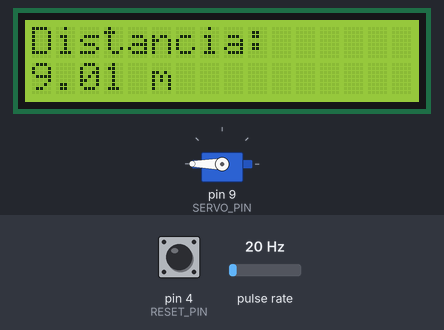
The sketch below on a simulated Arduino Uno, built with avr-gcc and run on an emulated ATmega328P. Parts: servo, 16×2 character LCD. Wiring (inferred from the names in the program): pulse sensor: data pin 2. The test bench sets the inputs (shaded band); at power-on: pin 4 (RESET_PIN) HIGH, pulse rate 20 Hz. What the sketch prints to the serial monitor is not drawn.

Above: at 3.2 s.
3.3 s: pin 4 (RESET_PIN) pulled LOW for 0.15 s
At 3.7 s:
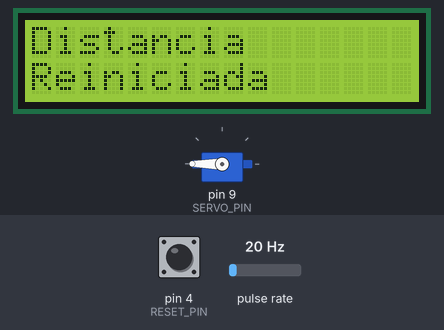
6.4 s: pulse rate (sensor on pin 2) set to 4 Hz
At 7.6 s:
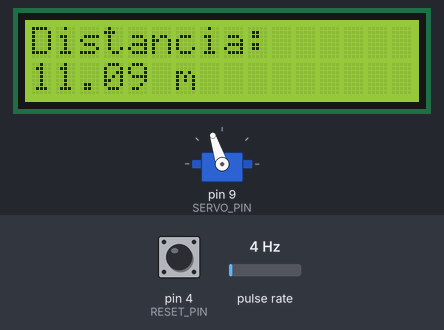
9.4 s: pulse rate (sensor on pin 2) set to 50 Hz
At 10.6 s:
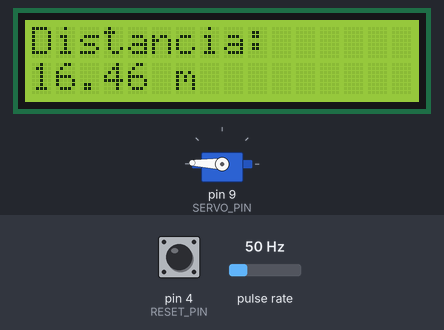
12.3 s: pin 4 (RESET_PIN) pulled LOW for 1 s
At 13.3 s:
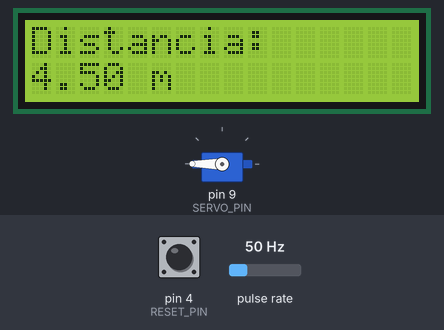
15.3 s: pulse rate (sensor on pin 2) set to 100 Hz
At 16.6 s:
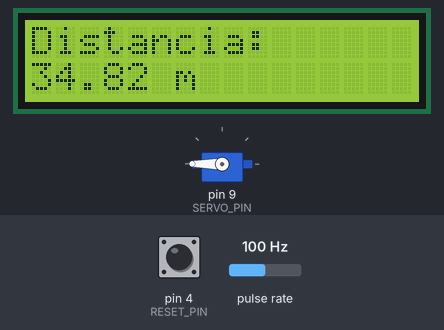
Timing chart, 0 to 18.3 s (numbered marks = the images above; inputs shaded):
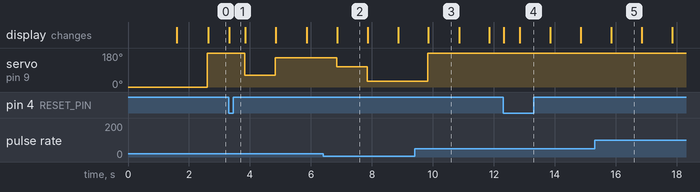

The sketch:

gokart_instruments.ino
```cpp
#include <Wire.h>
#include <LiquidCrystal_I2C.h>
#include <Servo.h>
// =====================================================
// CONFIGURACION GENERAL
// =====================================================
// ---------------- SENSOR HALL DELANTERO ----------------
const byte HALL_PIN = 2;          // Pin con interrupcion
const int IMANES = 4;             // 4 imanes en la rueda
volatile unsigned long pulsosHall = 0;
// ---------------- BOTON RESET ----------------
const byte RESET_PIN = 4;

// ---------------- SERVOMOTOR TACOMETRO ----------------
const byte SERVO_PIN = 9;
Servo tacometro;
// ---------------- LCD I2C ----------------
LiquidCrystal_I2C lcd(0x27, 16, 2);
// =====================================================
// DATOS DE LA RUEDA
// =====================================================
// Diametro aproximado rueda delantera = 22 cm
// Circunferencia aproximada = 0.693 m
const float CIRCUNFERENCIA_RUEDA = 0.693;
// Cada vuelta produce 4 pulsos
const float DISTANCIA_POR_PULSO =
  CIRCUNFERENCIA_RUEDA / IMANES;
// =====================================================
// RELACION MOTOR / RUEDA
// =====================================================
// Relacion aproximada utilizada para estimar RPM motor
const float RELACION_MOTOR_RUEDA = 71.79;
// =====================================================
// TACOMETRO
// =====================================================
// Ajustar posteriormente segun la caratula fisica
const float RPM_MOTOR_MAX = 25000.0;
const int ANGULO_MIN = 0;
const int ANGULO_MAX = 180;
// =====================================================
// VARIABLES
// =====================================================
unsigned long tiempoAnterior = 0;
unsigned long pulsosAnteriores = 0;
float rpmRueda = 0;
float rpmMotor = 0;
float distanciaMetros = 0;
bool botonAnterior = HIGH;
// =====================================================
// INTERRUPCION DEL SENSOR HALL
// =====================================================
void contarPulsoHall() {
  pulsosHall++;
}
void setup() {
  Serial.begin(115200);
  // ---------------- HALL ----------------
  pinMode(HALL_PIN, INPUT_PULLUP);
  attachInterrupt(
    digitalPinToInterrupt(HALL_PIN),
    contarPulsoHall,
    FALLING
  );
  // ---------------- BOTON RESET ----------------
  pinMode(RESET_PIN, INPUT_PULLUP);

  // ---------------- SERVO ----------------
  tacometro.attach(SERVO_PIN);
  tacometro.write(ANGULO_MIN);
  // ---------------- LCD ----------------
  lcd.init();
  lcd.backlight();
  lcd.clear();
  lcd.setCursor(0, 0);
  lcd.print("Panel Go-Kart");
  lcd.setCursor(0, 1);
  lcd.print("Iniciando...");
  delay(1500);
  lcd.clear();
  tiempoAnterior = millis();
  Serial.println("Sistema iniciado");
}
void loop() {
  unsigned long tiempoActual = millis();
  // BOTON DE RESET
  bool estadoBoton = digitalRead(RESET_PIN);
  // Detectar cuando se presiona
  if (botonAnterior == HIGH &&
      estadoBoton == LOW) {
    noInterrupts();
    pulsosHall = 0;
    pulsosAnteriores = 0;
    interrupts();
    distanciaMetros = 0;
    lcd.clear();
    lcd.setCursor(0, 0);
    lcd.print("Distancia");
    lcd.setCursor(0, 1);
    lcd.print("Reiniciada");
    delay(500);
  }
  botonAnterior = estadoBoton;
  // CALCULO CADA 1 SEGUNDO
  if (tiempoActual - tiempoAnterior >= 1000) {
    float deltaTiempo =
      (tiempoActual - tiempoAnterior) / 1000.0;
    tiempoAnterior = tiempoActual;
    // COPIAR PULSOS
    noInterrupts();
    unsigned long pulsosActuales = pulsosHall;
    interrupts();
    // Pulsos generados durante el ultimo intervalo
    unsigned long pulsosPeriodo =
      pulsosActuales - pulsosAnteriores;
    pulsosAnteriores = pulsosActuales;
    // RPM DE LA RUEDA
    rpmRueda =
      (pulsosPeriodo * 60.0) /
      (IMANES * deltaTiempo);
    // RPM APROXIMADAS DEL MOTOR
    rpmMotor =
      rpmRueda * RELACION_MOTOR_RUEDA;
    // DISTANCIA TOTAL
    distanciaMetros =
      pulsosActuales * DISTANCIA_POR_PULSO;
    // SERVOMOTOR TACOMETRO
    int anguloServo =
      map(
        (long)rpmMotor,
        0,
        (long)RPM_MOTOR_MAX,
        ANGULO_MIN,
        ANGULO_MAX
      );
    anguloServo =
      constrain(
        anguloServo,
        ANGULO_MIN,
        ANGULO_MAX
      );
    tacometro.write(anguloServo);
    // LCD
    lcd.setCursor(0, 0);
    lcd.print("Distancia:      ");
    lcd.setCursor(0, 1);
    lcd.print(distanciaMetros, 2);
    lcd.print(" m        ");
    // MONITOR SERIE
    Serial.print("Pulsos: ");
    Serial.print(pulsosActuales);
    Serial.print(" | RPM rueda: ");
    Serial.print(rpmRueda, 1);
    Serial.print(" | RPM motor aprox: ");
    Serial.print(rpmMotor, 0);
    Serial.print(" | Distancia: ");
    Serial.print(distanciaMetros, 2);
    Serial.println(" m");
  }
}
```

Measured:
- after the input at 3.3 s, servo on pin 9 (SERVO_PIN): 180° → 63° after 0.52 s, → 154° 1.0 s later, → 155° 1.0 s later; the display: changes at once (image 1)
- after the input at 6.4 s, servo on pin 9 (SERVO_PIN): 155° → 108° after 0.45 s, → 31° 1.0 s later
- after the input at 9.4 s, servo on pin 9 (SERVO_PIN): 31° → 178° after 0.42 s, → 180° 1.0 s later
- after the input at 12.3 s, the display: first changes at once (image 4 shows a later state)
- what the display in image 2 shows lasts 1.0 s, from 6.9 s to 7.9 s
